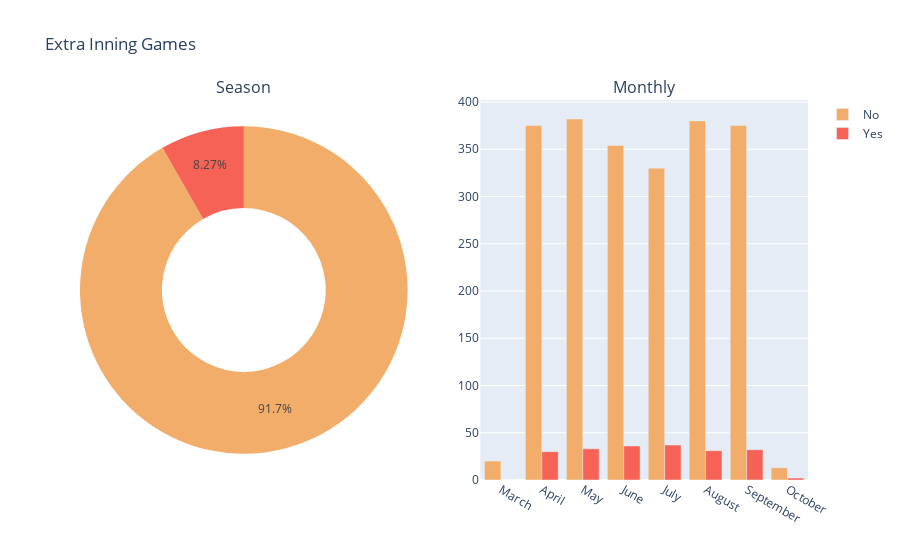

Source (notebook cell):
### Markdown cell above
<h5>EXTRA INNING GAMES</h5>

### Code cell
extra_inning_monthly_games = (season_up_to_date_DF[['game_date','extra_inning']].groupby('extra_inning').value_counts()//2).reset_index().sort_values('game_date')
extra_inning_monthly_games['Month'] = extra_inning_monthly_games['game_date'].apply(lambda x: x.month_name())
extra_inning_monthly_games.Month = pd.Categorical(extra_inning_monthly_games.Month, categories = ['March','April','May','June',
                                                                                                  'July','August','September','October'])
extra_inning_monthly_games = extra_inning_monthly_games.groupby(['extra_inning','Month'])['count'].sum().reset_index().sort_values(['Month'])
extra_inning_yes = extra_inning_monthly_games[extra_inning_monthly_games['extra_inning']=='Y']
extra_inning_no = extra_inning_monthly_games[extra_inning_monthly_games['extra_inning']=='N']

extra_inning_total_games = extra_inning_monthly_games.drop('Month',axis=1).groupby('extra_inning').sum().reset_index()

fig_2 = make_subplots(rows=1, 
                      cols=2,
                      specs=[[{'type': 'pie'},{'type': 'bar'}]],
                      subplot_titles=['Season','Monthly'])

fig_2.add_trace(go.Pie(labels=extra_inning_total_games['extra_inning'].map({'N':'No','Y':'Yes'}),
                       values=extra_inning_total_games['count'],
                       marker_colors=['rgb(243, 173, 106)','rgb(246, 99, 86)'],
                       hole=.5,
                       showlegend=False
                       ),      
                row=1,
                col=1)

fig_2.add_trace(go.Bar(name='No',
                            x=extra_inning_no['Month'],
                            y=extra_inning_no['count'],
                            offsetgroup=0,
                            marker_color='rgb(243, 173, 106)',
                            ),
                row=1,
                col=2)
fig_2.add_trace(go.Bar(name='Yes',
                            x=extra_inning_yes['Month'],
                            y=extra_inning_yes['count'],
                            offsetgroup=1,
                            marker_color='rgb(246, 99, 86)',
                            ),
                row=1,
                col=2)
    
fig_2.update_layout(title_text='Extra Inning Games')
pio.write_html(fig_2,path+'/../img_plots/fig_2.html')
fig_2.show()

### Figure 1 — Plotly figure (JSON) as saved in the notebook; plotly's stock layout.template omitted (floating-point values rounded to 4 significant figures)
{"data": [{"domain": {"x": [0, 0.45], "y": [0, 1]}, "hole": 0.5, "labels": ["No", "Yes"], "marker": {"colors": ["rgb(243, 173, 106)", "rgb(246, 99, 86)"]}, "showlegend": false, "type": "pie", "values": [2229, 201]}, {"marker": {"color": "rgb(243, 173, 106)"}, "name": "No", "offsetgroup": "0", "type": "bar", "x": ["March", "April", "May", "June", "July", "August", "September", "October"], "xaxis": "x", "y": [20, 375, 382, 354, 330, 380, 375, 13], "yaxis": "y"}, {"marker": {"color": "rgb(246, 99, 86)"}, "name": "Yes", "offsetgroup": "1", "type": "bar", "x": ["March", "April", "May", "June", "July", "August", "September", "October"], "xaxis": "x", "y": [0, 30, 33, 36, 37, 31, 32, 2], "yaxis": "y"}], "layout": {"annotations": [{"font": {"size": 16}, "showarrow": false, "text": "Season", "x": 0.225, "xanchor": "center", "xref": "paper", "y": 1, "yanchor": "bottom", "yref": "paper"}, {"font": {"size": 16}, "showarrow": false, "text": "Monthly", "x": 0.775, "xanchor": "center", "xref": "paper", "y": 1, "yanchor": "bottom", "yref": "paper"}], "title": {"text": "Extra Inning Games"}, "xaxis": {"anchor": "y", "domain": [0.55, 1]}, "yaxis": {"anchor": "x", "domain": [0, 1]}}}
